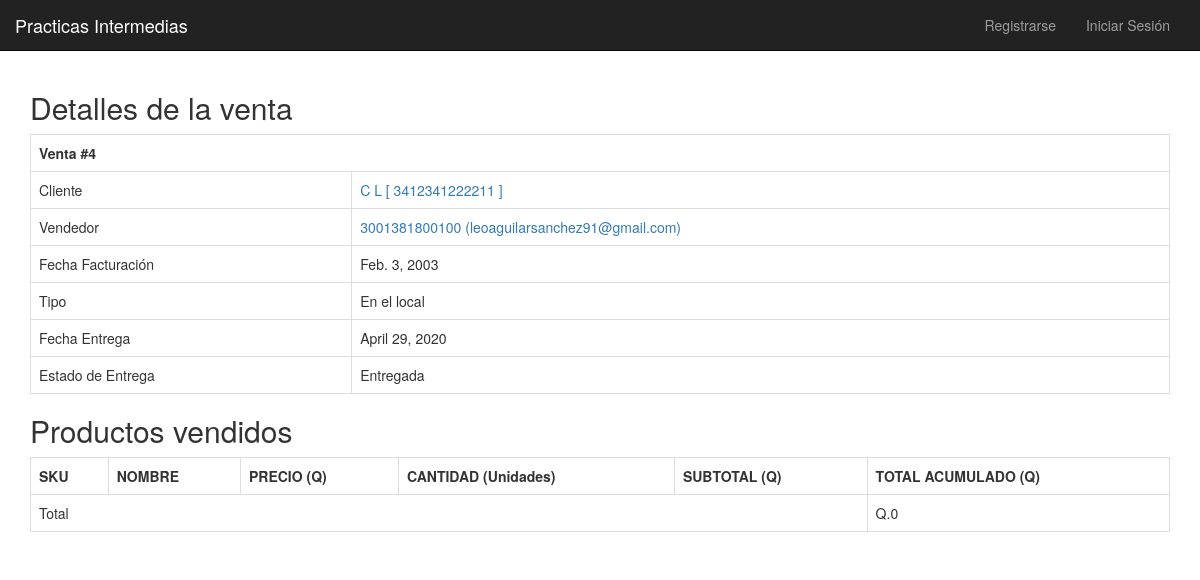
Screenshot of /venta/ver/4 with the database file from the repository.
### sedes/models.py (models this page shows)
class Venta(models.Model):
    cliente = models.ForeignKey('Cliente', on_delete=models.CASCADE)
    vendedor = models.ForeignKey(settings.AUTH_USER_MODEL, on_delete=models.CASCADE, related_name='vendedor')
    fecha_facturacion = models.DateField('Fecha de facturacion')
    DOMICILIO = 'D'
    LOCAL = 'L'
    VENTA_ESTADO_CHOICES = [
        (DOMICILIO, 'A domicilio'),
        (LOCAL, 'Local')
    ]
    tipo = models.CharField(
        max_length=1, choices=VENTA_ESTADO_CHOICES, default=LOCAL)
    repartidor = models.ForeignKey(
        settings.AUTH_USER_MODEL, null=True, on_delete=models.SET_NULL, related_name='repartidor', blank= True)
    fecha_entrega = models.DateField('Fecha de entrega', auto_now=True)
    entregada = models.BooleanField(default=False)
    productos = models.ManyToManyField('Producto', through= 'ProductoVenta', blank= True)

class Cliente(models.Model):
    dpi = models.BigIntegerField(
        unique=True,
        validators=[
            MaxValueValidator(9999999999999),
            MinValueValidator(100000000000)
        ],
        primary_key= True
    )
    nombre = models.CharField(max_length=200)
    nit = models.CharField(max_length=15)
    direccion = models.CharField(max_length=500)
    sedes = models.ManyToManyField('Sede', verbose_name='Sedes a las que pertenece el cliente')
    def __str__(self):
        return "%s [ %s ]" % (self.nombre, self.dpi)

class Usuario(AbstractBaseUser, PermissionsMixin):
    dpi = models.BigIntegerField(
        unique=True,
        validators=[
            MaxValueValidator(9999999999999),
            MinValueValidator(100000000000)
        ]
    )
    nombre = models.CharField(max_length=300)
    fecha_nacimiento = models.DateField('Fecha Nacimiento')
    email = models.EmailField(_('Correo Electronico'), primary_key=True)
    is_admin = models.BooleanField(default=False)
    is_staff = models.BooleanField(default=False)
    is_active = models.BooleanField(default=True)
    date_joined = models.DateTimeField(default=timezone.now)
    USERNAME_FIELD = 'email'
    REQUIRED_FIELDS = ['dpi', 'fecha_nacimiento']
    objects = CustomUserManager()
    def __str__(self):
        return "%s (%s)" % (self.dpi, self.email)
    class Meta:
        permissions = (("registrar_cliente", "Para registrar clientes de una sede"),
                   ("registrar_venta", "Para registrar ventas de productos"),
                   ("visualizar_reporte", "Para visualizar reportes de ventas"),
                   ("actualizar_inventario", "Para modificar la cantidad de productos del inventario"),
                   ("solicitar_transferencia", "Para solicitar una transferencia de productos"),
                   ("ordenes_transferencia_externa", "Para revisar ordenes de transferencias entre sedes"),
                   ("ordenes_transferencia_interna", "Para revisar ordenes de transferencias entre bodegas"),
                   ("ordenes_venta", "Para modificar el estado de entregado de una orden de venta"),
                   ("ordenes_transferencia", "Para modificar el estado de entregado de una orden de transferencia"))

### sedes/views.py (the view, shortened to what this page needs)
# urls.py: path('venta/ver/<int:pk>', views.VentaDetail.as_view(), name='detalle_venta'),
class VentaDetail(DetailView):
    model = Venta
    template_name = 'ventas/venta_detail.html'
    def get_context_data(self, **kwargs):
        context = super().get_context_data(**kwargs)
        venta = context['venta']
        factura = []
        print(venta.productoventa_set)
        producto_ventas = ProductoVenta.objects.filter(venta= venta)
        total_actual = 0
        context['factura'] = factura
        context['total'] = total_actual
        context['total_10p'] = round(decimal.Decimal(total_actual) * decimal.Decimal(0.1), 2)
        context['total_recargo'] = round(decimal.Decimal(total_actual) * decimal.Decimal(1.1), 2)
        return context

### sedes/templates/ventas/venta_detail.html (shortened to what this page needs)
{% extends '../base.html' %}
{% block body_block %}
<h2>Detalles de la venta</h2>
<table class="table table-hover table-bordered">
    <tr>
      <th colspan="2">Venta #{{ object.id }}</th>
    </tr>
    <tr>
      <td>Cliente</td>
      <td><a href='{% url "lista_clientes" %}'>{{object.cliente}}</a>
        </td>
    </tr>
    <tr>
      <td>Vendedor</td>
      <td><a href='{% url "ver_usuario" object.vendedor.dpi %}'>{{object.vendedor}}</a></td>
    </tr>
    <tr>
      <td>Fecha Facturación</td>
      <td>{{ object.fecha_facturacion }}</td>
    </tr>
    <tr>
      <td>Tipo</td>
      <td>{% if object.tipo == 'D' %}A domicilio{% else %}En el local{% endif %}</td>
    </tr>
    <tr>
      <td>Fecha Entrega</td>
      <td>{{ object.fecha_entrega }}</td>
    </tr>
    <tr>
      <td>Estado de Entrega</td>
      <td>{% if object.entregada %} Entregada {% else %} Pendiente {% endif %}</td>
    </tr>
  </table>
<h2>Productos vendidos</h2>
<table class="table table-bordered table-hover table-stripped">
    <tr>
      <th>SKU</th>
      <th>NOMBRE</th>
      <th>PRECIO (Q)</th>
      <th>CANTIDAD (Unidades)</th>
      <th>SUBTOTAL (Q)</th>
      <th>TOTAL ACUMULADO (Q)</th>
    </tr>
    <tr>
        <td colspan="5">Total</td>
        <td>Q.{{ total }}</td>
    </tr>
  </table>
{% endblock %}

### rows the page displays
Venta: id "4", cliente "C L [ 3412341222211 ]", vendedor "3001381800100 (leoaguilarsanchez91@gmail.com)", fecha_facturacion "Feb. 3, 2003", fecha_entrega "April 29, 2020"

### other values shown
{{ total }} "0"
